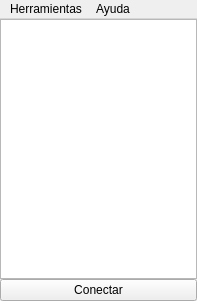
<?xml version="1.0" encoding="UTF-8"?>
<ui version="4.0">
 <class>SGuiAlumno</class>
 <widget class="QMainWindow" name="SGuiAlumno">
  <property name="geometry">
   <rect>
    <x>0</x>
    <y>0</y>
    <width>197</width>
    <height>301</height>
   </rect>
  </property>
  <property name="windowTitle">
   <string>SIGALA cliente</string>
  </property>
  <property name="windowIcon">
   <iconset resource="resources.qrc">
    <normaloff>:/img/cigala.png</normaloff>:/img/cigala.png</iconset>
  </property>
  <widget class="QWidget" name="centralwidget">
   <property name="sizePolicy">
    <sizepolicy hsizetype="Maximum" vsizetype="Preferred">
     <horstretch>0</horstretch>
     <verstretch>0</verstretch>
    </sizepolicy>
   </property>
   <property name="acceptDrops">
    <bool>false</bool>
   </property>
   <layout class="QGridLayout" name="gridLayout_2">
    <property name="verticalSpacing">
     <number>0</number>
    </property>
    <property name="margin">
     <number>0</number>
    </property>
    <item row="0" column="0">
     <layout class="QGridLayout" name="gridLayout">
      <property name="horizontalSpacing">
       <number>0</number>
      </property>
      <item row="0" column="0">
       <widget class="QListWidget" name="ResourceListWidget">
        <property name="cursor" stdset="0">
         <cursorShape>ArrowCursor</cursorShape>
        </property>
        <property name="toolTip">
         <string>Selecciona un grupo para conectar.</string>
        </property>
        <property name="styleSheet">
         <string/>
        </property>
        <property name="alternatingRowColors">
         <bool>true</bool>
        </property>
        <property name="spacing">
         <number>3</number>
        </property>
        <property name="sortingEnabled">
         <bool>true</bool>
        </property>
       </widget>
      </item>
      <item row="1" column="0">
       <widget class="QPushButton" name="connectButton">
        <property name="enabled">
         <bool>true</bool>
        </property>
        <property name="text">
         <string>Conectar</string>
        </property>
        <property name="icon">
         <iconset resource="resources.qrc">
          <normaloff>:/img/connect.svg</normaloff>
          <normalon>:/img/disconnect.svg</normalon>:/img/connect.svg</iconset>
        </property>
        <property name="checkable">
         <bool>true</bool>
        </property>
       </widget>
      </item>
     </layout>
    </item>
   </layout>
  </widget>
  <widget class="QMenuBar" name="menubar">
   <property name="geometry">
    <rect>
     <x>0</x>
     <y>0</y>
     <width>197</width>
     <height>23</height>
    </rect>
   </property>
   <widget class="QMenu" name="menuHerramientas">
    <property name="title">
     <string>Herramientas</string>
    </property>
    <addaction name="actionCompartidos"/>
    <addaction name="separator"/>
    <addaction name="actionLog"/>
   </widget>
   <widget class="QMenu" name="menuAyuda">
    <property name="title">
     <string>Ayuda</string>
    </property>
    <addaction name="separator"/>
    <addaction name="actionAcercaDe"/>
   </widget>
   <addaction name="menuHerramientas"/>
   <addaction name="menuAyuda"/>
  </widget>
  <action name="actionCompartidos">
   <property name="text">
    <string>Ficheros compartidos</string>
   </property>
  </action>
  <action name="actionAcercaDe">
   <property name="icon">
    <iconset resource="resources.qrc">
     <normaloff>:/img/cigala.png</normaloff>:/img/cigala.png</iconset>
   </property>
   <property name="text">
    <string>Acerca de...</string>
   </property>
  </action>
  <action name="actionLog">
   <property name="text">
    <string>Visor de eventos</string>
   </property>
  </action>
 </widget>
 <resources>
  <include location="resources.qrc"/>
 </resources>
 <connections/>
</ui>
